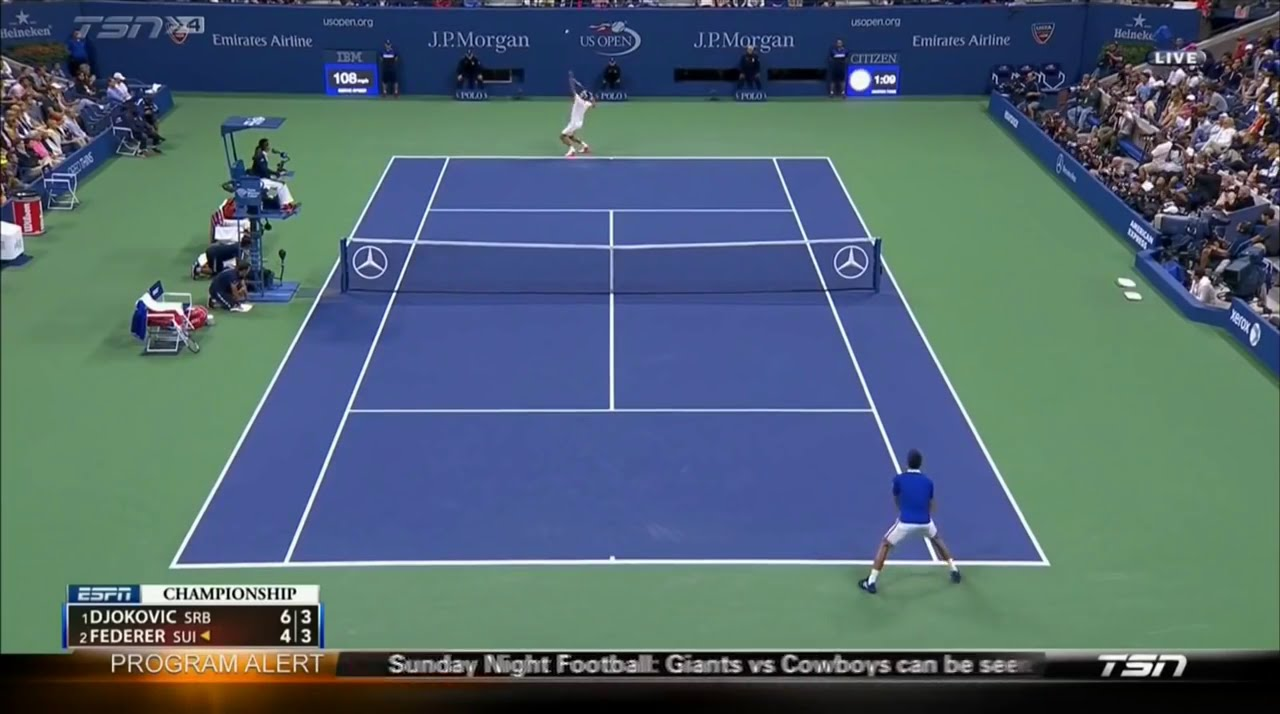
#> input picture images/img1.jpg, 1280 x 714 px
$ jupyter execute test.ipynb
#> lines starting #> are read from the running program, lines starting #| are printed output that depends on the picture; after the words box and inside, x2 and y2 are one past the last pixel; in counts of white or black regions, pixels touching at a corner belong together
[cell 1]
import cv2
import numpy as np
import matplotlib.pyplot as plt

img = cv2.imread('../images/img1.jpg')
#> img is the input picture: shape (714, 1280, 3); mean B, G, R 111.8, 101.9, 81.3
img_gray = cv2.cvtColor(img, cv2.COLOR_BGR2GRAY)
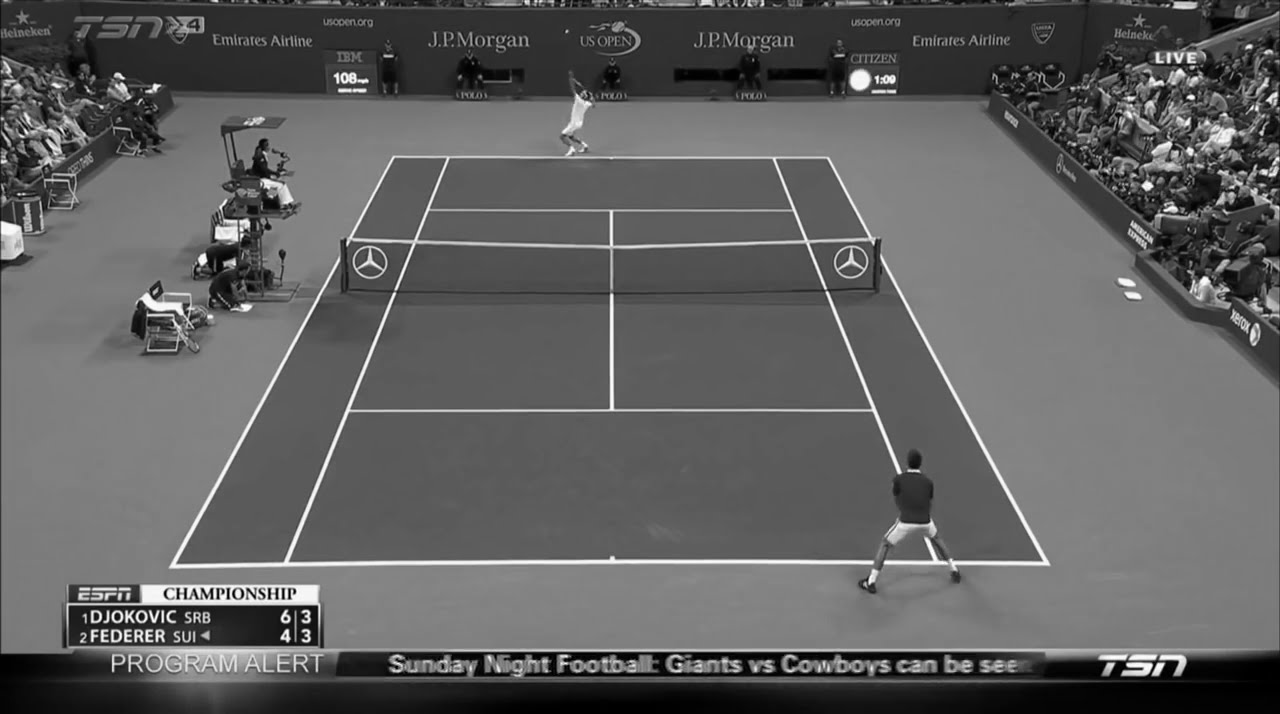
#> img_gray: shape (714, 1280); min 0, max 255, mean 96.8
Blur = cv2.GaussianBlur(img_gray, (5,5), 0)
plt.imshow(Blur, cmap='gray')
plt.show()
edges = cv2.Canny(Blur, 100, 150)
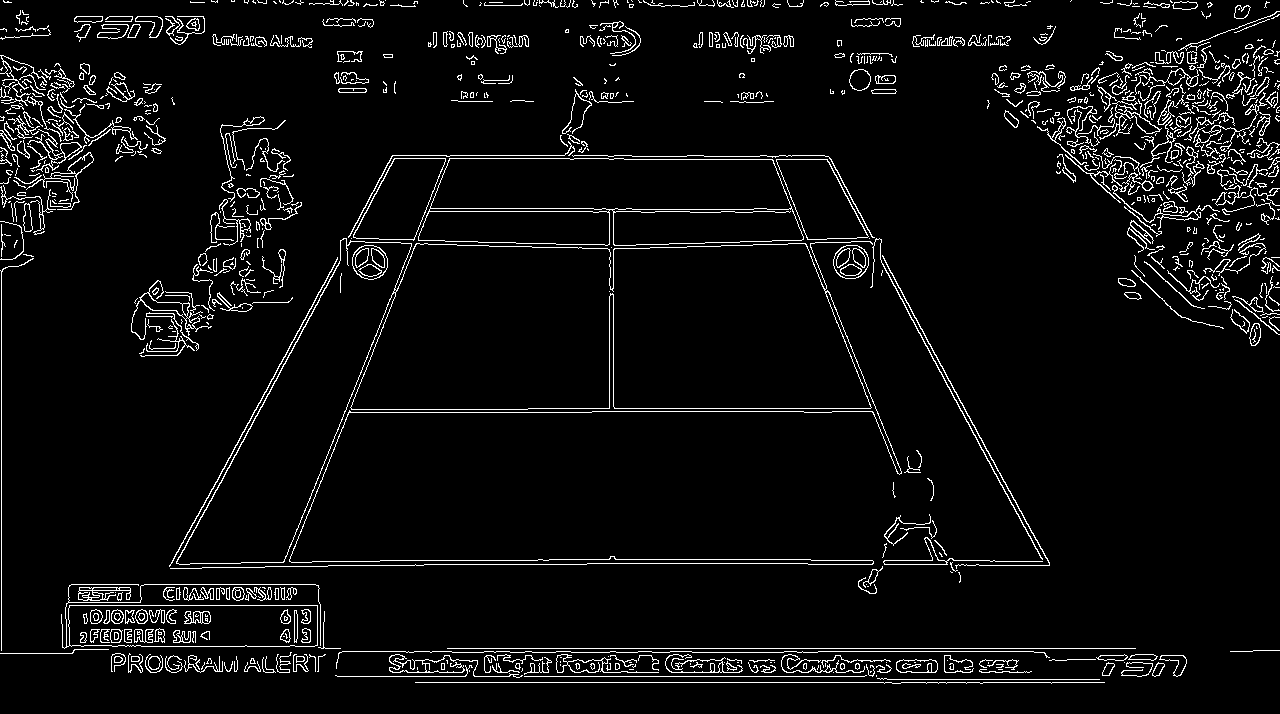
#> edges: shape (714, 1280); 5.1% white in thin lines or dots
plt.imshow(edges, cmap = 'gray')
plt.show()


houghlinesdetected = cv2.HoughLinesP(edges, 1, np.pi/180, threshold = 100, minLineLength = 100, maxLineGap = 10)
#> houghlinesdetected = 78 rows, first 6: [415, 682, 1104, 682], [447, 648, 1135, 648], [337, 676, 876, 676], [1, 653, 1, 271], [786, 672, 887, 672], [687, 660, 970, 660]
for line in houghlinesdetected:
    x1, y1, x2, y2 = line[0]
    cv2.line(img, (x1,y1), (x2,y2), (0,255,0), 3)
#> this loop made 78 passes
#> (x1, y1, x2, y2) on passes 1 to 12: (415, 682, 1104, 682), (447, 648, 1135, 648), (337, 676, 876, 676), (1, 653, 1, 271), (786, 672, 887, 672), (687, 660, 970, 660), (818, 651, 1033, 651), (282, 566, 447, 156), (392, 155, 631, 155), (428, 211, 640, 211), (528, 408, 875, 408), (587, 563, 807, 563)
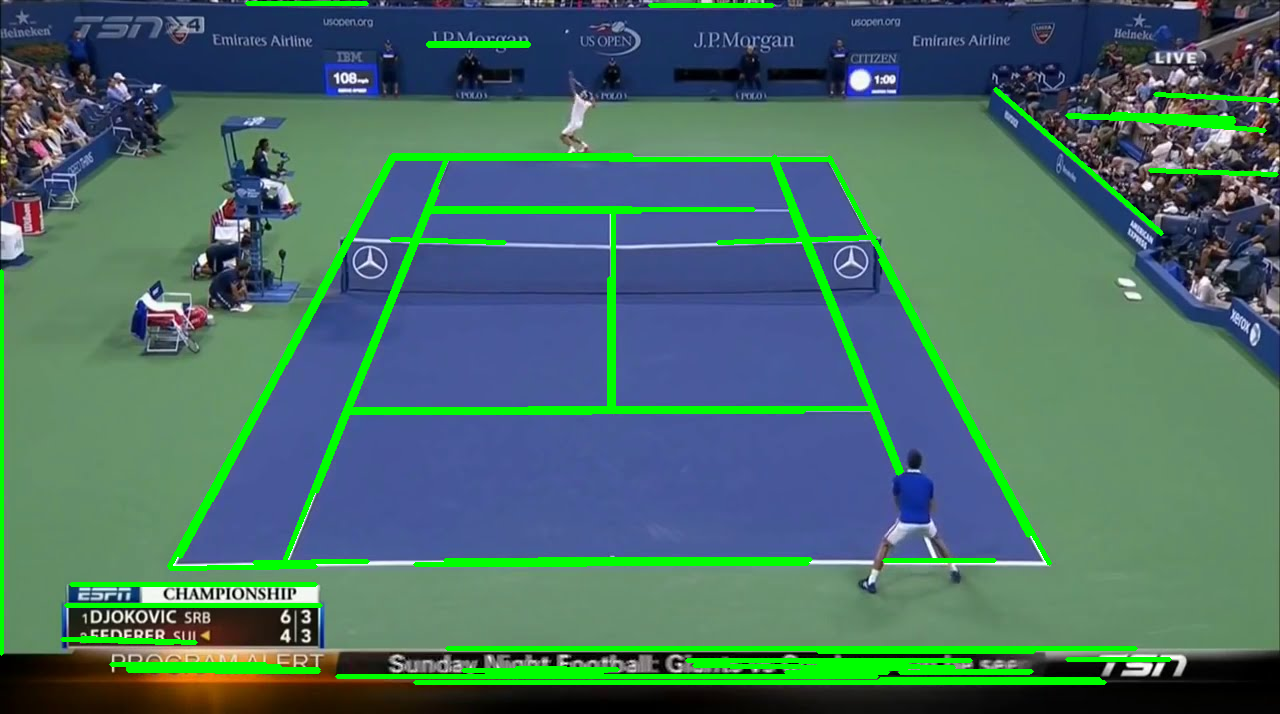
#> img: shape (714, 1280, 3); 6.68% of pixels changed, all inside (x1, y1, x2, y2) = (0, 1, 1280, 685)

cv2.imwrite('houghlines.png', img)
#> Out = True

$ run again, with images/img2.jpg copied over images/img1.jpg
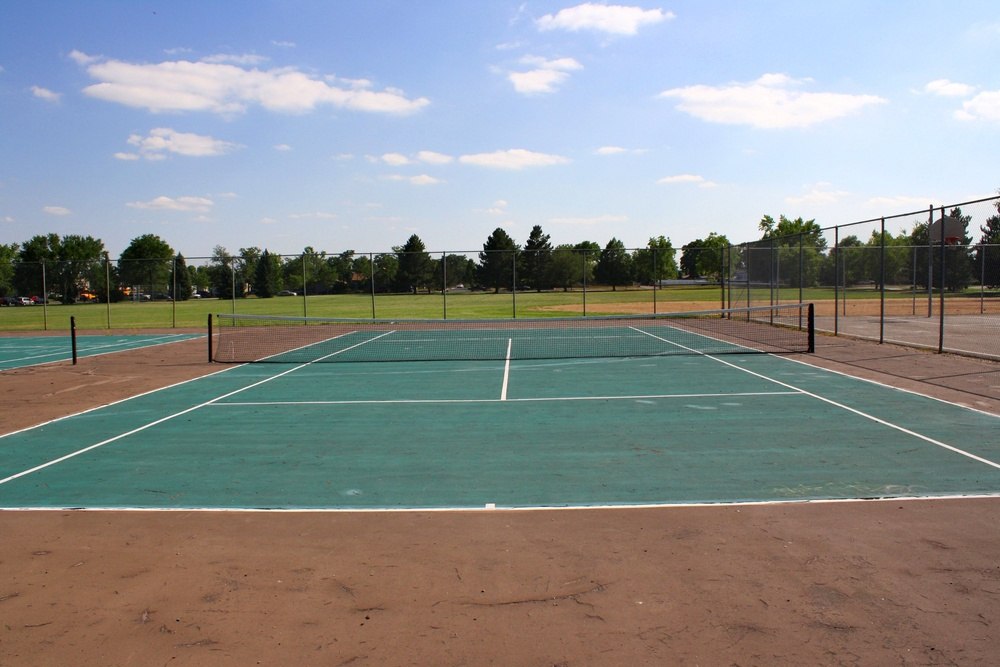
#> input picture images/img2.jpg, 1000 x 667 px, shrunk from 3000 x 2000 before the run
#> img is the input picture: shape (667, 1000, 3); mean B, G, R 140.5, 140.7, 137.5
#> `edges = cv2.Canny(Blur, 100, 150)`:
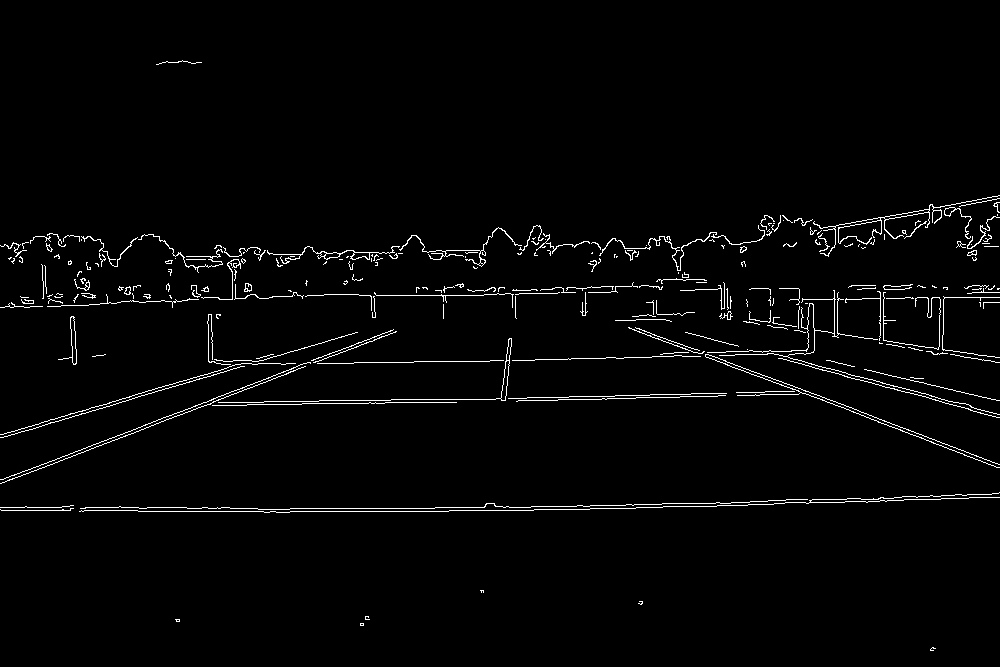
#> edges: shape (667, 1000); 2.2% white in thin lines or dots, all inside (x1, y1, x2, y2) = (0, 60, 1000, 651)
#> houghlinesdetected = 25 rows, first 6: [626, 504, 749, 502], [0, 483, 305, 366], [518, 400, 635, 398], [290, 508, 434, 508], [290, 511, 448, 511], [2, 479, 393, 329]
#> the loop `for line in houghlinesdetected:` made 25 passes
#> after the loop `for line in houghlinesdetected:`:
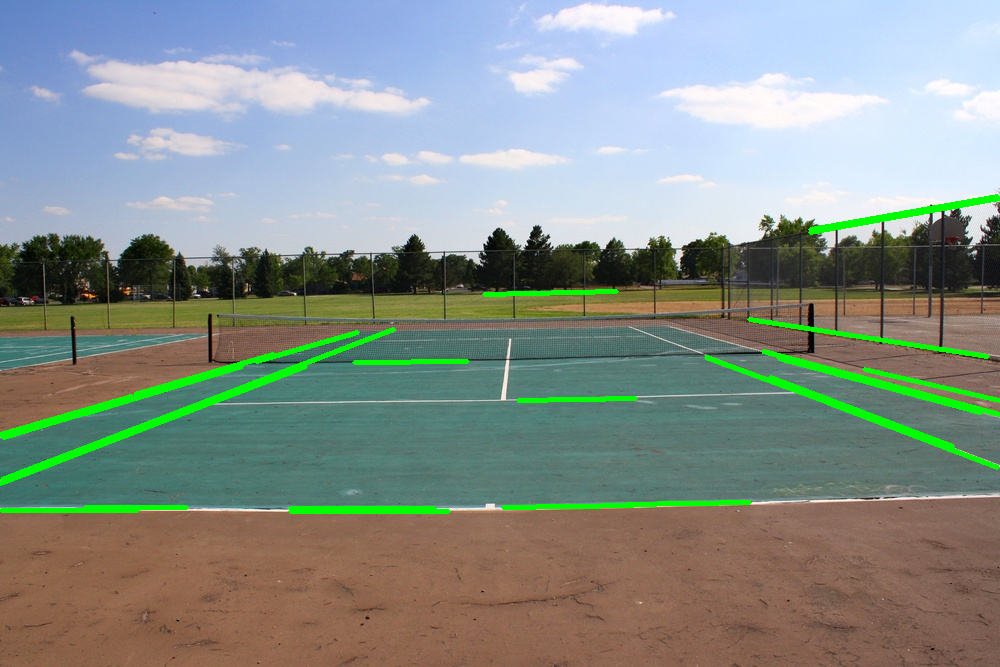
#> img: shape (667, 1000, 3); 2.82% of pixels changed, all inside (x1, y1, x2, y2) = (0, 194, 1000, 514)
#> Out = True

$ run again, with images/img3.jpg copied over images/img1.jpg
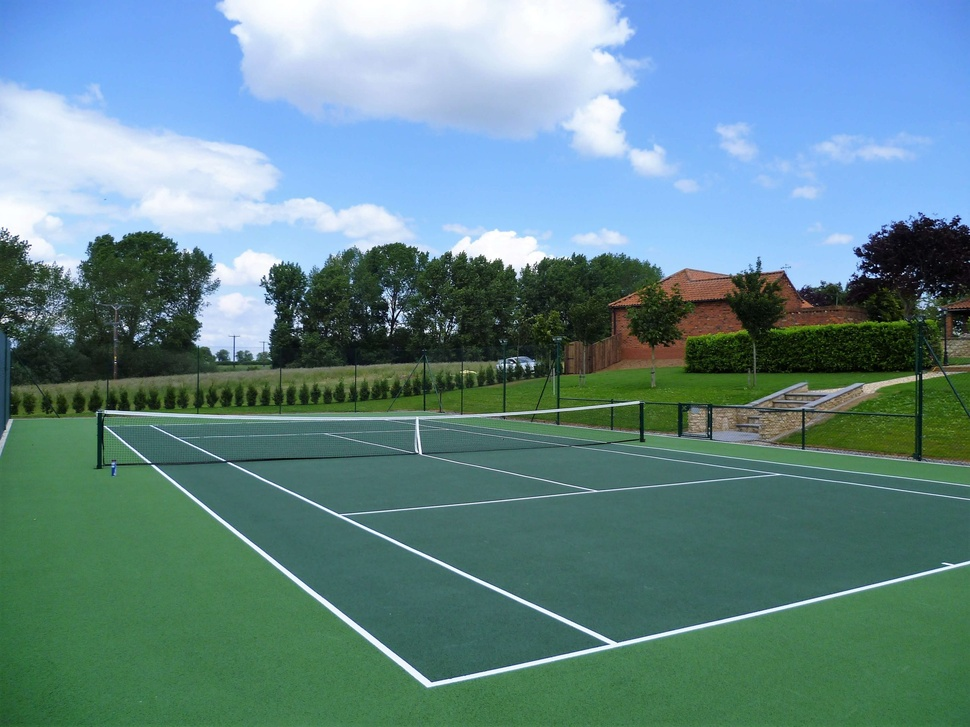
#> input picture images/img3.jpg, 970 x 727 px, shrunk from 2560 x 1920 before the run
#> img is the input picture: shape (727, 970, 3); mean B, G, R 138.7, 136.2, 100
#> `edges = cv2.Canny(Blur, 100, 150)`:
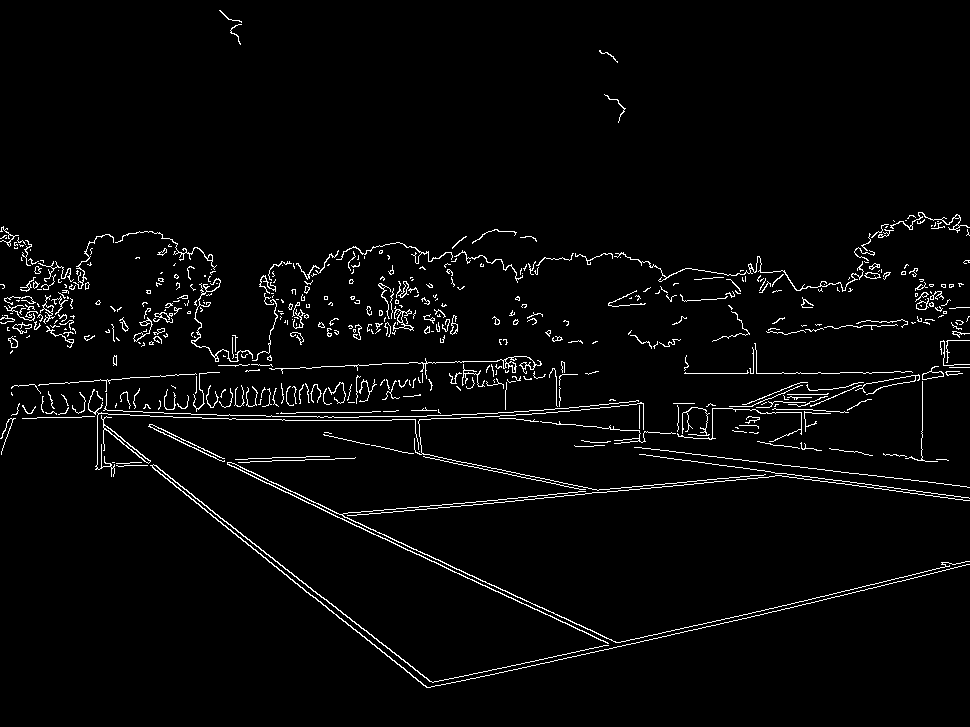
#> edges: shape (727, 970); 3% white in thin lines or dots
#> houghlinesdetected = 36 rows, first 6: [170, 478, 429, 681], [198, 447, 622, 645], [83, 411, 339, 618], [246, 473, 617, 646], [12, 386, 219, 372], [634, 447, 894, 478]
#> the loop `for line in houghlinesdetected:` made 36 passes
#> after the loop `for line in houghlinesdetected:`:
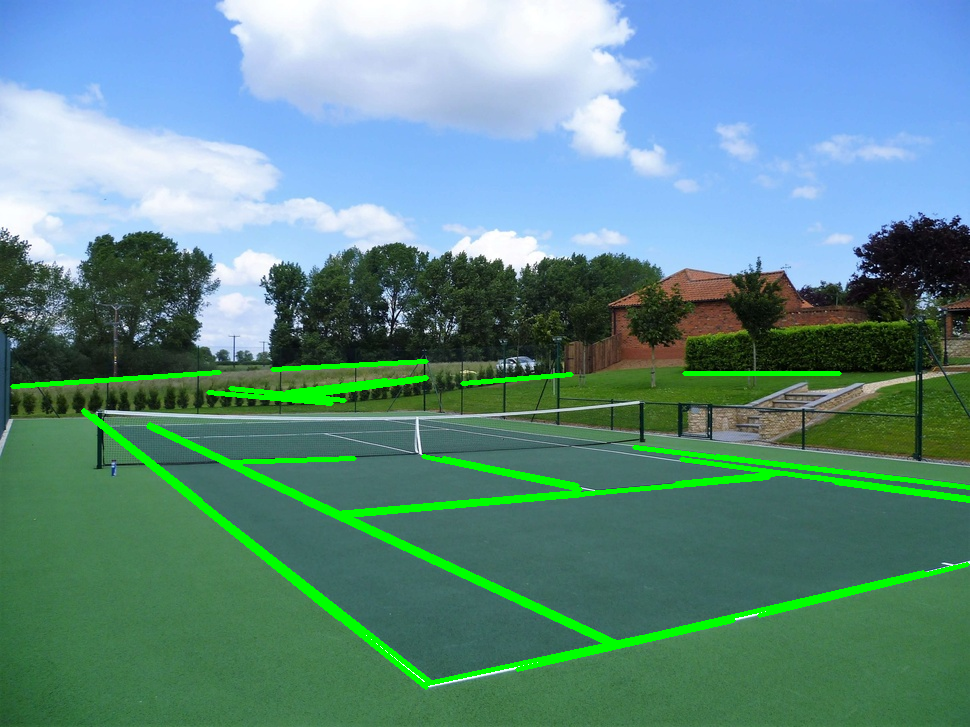
#> img: shape (727, 970, 3); 3.78% of pixels changed, all inside (x1, y1, x2, y2) = (10, 359, 970, 690)
#> Out = True
